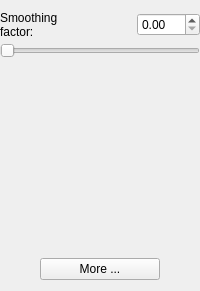
            <widget class="QWidget" name="pgEdge">
             <layout class="QGridLayout" name="gridLayout_6">
              <property name="leftMargin">
               <number>0</number>
              </property>
              <property name="rightMargin">
               <number>0</number>
              </property>
              <property name="verticalSpacing">
               <number>4</number>
              </property>
              <item row="1" column="0" rowspan="2" colspan="3">
               <widget class="QDoubleSlider" name="inEdgeScaleSlider">
                <property name="orientation">
                 <enum>Qt::Horizontal</enum>
                </property>
               </widget>
              </item>
              <item row="0" column="2">
               <widget class="QDoubleSpinBox" name="inEdgeScale"/>
              </item>
              <item row="0" column="0" colspan="2">
               <widget class="QLabel" name="label_23">
                <property name="text">
                 <string>&lt;html&gt;&lt;head/&gt;&lt;body&gt;&lt;p&gt;Smoothing&lt;br/&gt;factor:&lt;/p&gt;&lt;/body&gt;&lt;/html&gt;</string>
                </property>
               </widget>
              </item>
              <item row="4" column="0" colspan="3" alignment="Qt::AlignHCenter|Qt::AlignBottom">
               <widget class="QPushButton" name="btnEdgeDetail">
                <property name="minimumSize">
                 <size>
                  <width>120</width>
                  <height>0</height>
                 </size>
                </property>
                <property name="maximumSize">
                 <size>
                  <width>120</width>
                  <height>16777215</height>
                 </size>
                </property>
                <property name="text">
                 <string>More ...</string>
                </property>
               </widget>
              </item>
              <item row="3" column="0">
               <spacer name="verticalSpacer_15">
                <property name="orientation">
                 <enum>Qt::Vertical</enum>
                </property>
                <property name="sizeHint" stdset="0">
                 <size>
                  <width>20</width>
                  <height>196</height>
                 </size>
                </property>
               </spacer>
              </item>
             </layout>
            </widget>
